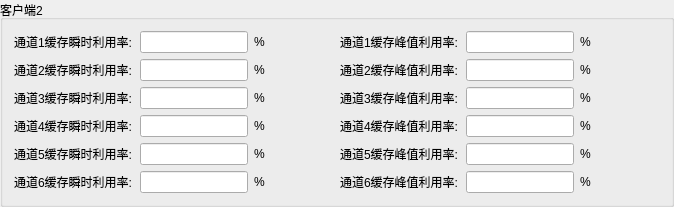
               <widget class="QGroupBox" name="groupBox_4">
                <property name="title">
                 <string>客户端2</string>
                </property>
                <layout class="QHBoxLayout" name="horizontalLayout_73">
                 <item>
                  <layout class="QVBoxLayout" name="verticalLayout_5">
                   <item>
                    <layout class="QHBoxLayout" name="horizontalLayout_74">
                     <item>
                      <layout class="QHBoxLayout" name="horizontalLayout_75">
                       <item>
                        <layout class="QHBoxLayout" name="horizontalLayout_76">
                         <item>
                          <widget class="QLabel" name="label_66">
                           <property name="minimumSize">
                            <size>
                             <width>120</width>
                             <height>0</height>
                            </size>
                           </property>
                           <property name="text">
                            <string>通道1缓存瞬时利用率:</string>
                           </property>
                          </widget>
                         </item>
                         <item>
                          <widget class="QLineEdit" name="lineEdit_Client2Comm1CacheUnitRate"/>
                         </item>
                         <item>
                          <widget class="QLabel" name="label_67">
                           <property name="minimumSize">
                            <size>
                             <width>40</width>
                             <height>0</height>
                            </size>
                           </property>
                           <property name="text">
                            <string>%</string>
                           </property>
                          </widget>
                         </item>
                        </layout>
                       </item>
                       <item>
                        <spacer name="horizontalSpacer_30">
                         <property name="orientation">
                          <enum>Qt::Horizontal</enum>
                         </property>
                         <property name="sizeHint" stdset="0">
                          <size>
                           <width>40</width>
                           <height>20</height>
                          </size>
                         </property>
                        </spacer>
                       </item>
                      </layout>
                     </item>
                     <item>
                      <layout class="QHBoxLayout" name="horizontalLayout_77">
                       <item>
                        <layout class="QHBoxLayout" name="horizontalLayout_78">
                         <item>
                          <widget class="QLabel" name="label_68">
                           <property name="minimumSize">
                            <size>
                             <width>120</width>
                             <height>0</height>
                            </size>
                           </property>
                           <property name="text">
                            <string>通道1缓存峰值利用率:</string>
                           </property>
                          </widget>
                         </item>
                         <item>
                          <widget class="QLineEdit" name="lineEdit_Client2Comm1CachePeakRate"/>
                         </item>
                         <item>
                          <widget class="QLabel" name="label_69">
                           <property name="minimumSize">
                            <size>
                             <width>40</width>
                             <height>0</height>
                            </size>
                           </property>
                           <property name="text">
                            <string>%</string>
                           </property>
                          </widget>
                         </item>
                        </layout>
                       </item>
                       <item>
                        <spacer name="horizontalSpacer_31">
                         <property name="orientation">
                          <enum>Qt::Horizontal</enum>
                         </property>
                         <property name="sizeHint" stdset="0">
                          <size>
                           <width>40</width>
                           <height>20</height>
                          </size>
                         </property>
                        </spacer>
                       </item>
                      </layout>
                     </item>
                    </layout>
                   </item>
                   <item>
                    <layout class="QHBoxLayout" name="horizontalLayout_79">
                     <item>
                      <layout class="QHBoxLayout" name="horizontalLayout_80">
                       <item>
                        <layout class="QHBoxLayout" name="horizontalLayout_81">
                         <item>
                          <widget class="QLabel" name="label_70">
                           <property name="minimumSize">
                            <size>
                             <width>120</width>
                             <height>0</height>
                            </size>
                           </property>
                           <property name="text">
                            <string>通道2缓存瞬时利用率:</string>
                           </property>
                          </widget>
                         </item>
                         <item>
                          <widget class="QLineEdit" name="lineEdit_Client2Comm2CacheUnitRate"/>
                         </item>
                         <item>
                          <widget class="QLabel" name="label_71">
                           <property name="minimumSize">
                            <size>
                             <width>40</width>
                             <height>0</height>
                            </size>
                           </property>
                           <property name="text">
                            <string>%</string>
                           </property>
                          </widget>
                         </item>
                        </layout>
                       </item>
                       <item>
                        <spacer name="horizontalSpacer_32">
                         <property name="orientation">
                          <enum>Qt::Horizontal</enum>
                         </property>
                         <property name="sizeHint" stdset="0">
                          <size>
                           <width>40</width>
                           <height>20</height>
                          </size>
                         </property>
                        </spacer>
                       </item>
                      </layout>
                     </item>
                     <item>
                      <layout class="QHBoxLayout" name="horizontalLayout_82">
                       <item>
                        <layout class="QHBoxLayout" name="horizontalLayout_83">
                         <item>
                          <widget class="QLabel" name="label_72">
                           <property name="minimumSize">
                            <size>
                             <width>120</width>
                             <height>0</height>
                            </size>
                           </property>
                           <property name="text">
                            <string>通道2缓存峰值利用率:</string>
                           </property>
                          </widget>
                         </item>
                         <item>
                          <widget class="QLineEdit" name="lineEdit_Client2Comm2CachePeakRate"/>
                         </item>
                         <item>
                          <widget class="QLabel" name="label_73">
                           <property name="minimumSize">
                            <size>
                             <width>40</width>
                             <height>0</height>
                            </size>
                           </property>
                           <property name="text">
                            <string>%</string>
                           </property>
                          </widget>
                         </item>
                        </layout>
                       </item>
                       <item>
                        <spacer name="horizontalSpacer_33">
                         <property name="orientation">
                          <enum>Qt::Horizontal</enum>
                         </property>
                         <property name="sizeHint" stdset="0">
                          <size>
                           <width>40</width>
                           <height>20</height>
                          </size>
                         </property>
                        </spacer>
                       </item>
                      </layout>
                     </item>
                    </layout>
                   </item>
                   <item>
                    <layout class="QHBoxLayout" name="horizontalLayout_84">
                     <item>
                      <layout class="QHBoxLayout" name="horizontalLayout_85">
                       <item>
                        <layout class="QHBoxLayout" name="horizontalLayout_86">
                         <item>
                          <widget class="QLabel" name="label_74">
                           <property name="minimumSize">
                            <size>
                             <width>120</width>
                             <height>0</height>
                            </size>
                           </property>
                           <property name="text">
                            <string>通道3缓存瞬时利用率:</string>
                           </property>
                          </widget>
                         </item>
                         <item>
                          <widget class="QLineEdit" name="lineEdit_Client2Comm3CacheUnitRate"/>
                         </item>
                         <item>
                          <widget class="QLabel" name="label_75">
                           <property name="minimumSize">
                            <size>
                             <width>40</width>
                             <height>0</height>
                            </size>
                           </property>
                           <property name="text">
                            <string>%</string>
                           </property>
                          </widget>
                         </item>
                        </layout>
                       </item>
                       <item>
                        <spacer name="horizontalSpacer_34">
                         <property name="orientation">
                          <enum>Qt::Horizontal</enum>
                         </property>
                         <property name="sizeHint" stdset="0">
                          <size>
                           <width>40</width>
                           <height>20</height>
                          </size>
                         </property>
                        </spacer>
                       </item>
                      </layout>
                     </item>
                     <item>
                      <layout class="QHBoxLayout" name="horizontalLayout_87">
                       <item>
                        <layout class="QHBoxLayout" name="horizontalLayout_88">
                         <item>
                          <widget class="QLabel" name="label_76">
                           <property name="minimumSize">
                            <size>
                             <width>120</width>
                             <height>0</height>
                            </size>
                           </property>
                           <property name="text">
                            <string>通道3缓存峰值利用率:</string>
                           </property>
                          </widget>
                         </item>
                         <item>
                          <widget class="QLineEdit" name="lineEdit_Client2Comm3CachePeakRate"/>
                         </item>
                         <item>
                          <widget class="QLabel" name="label_77">
                           <property name="minimumSize">
                            <size>
                             <width>40</width>
                             <height>0</height>
                            </size>
                           </property>
                           <property name="text">
                            <string>%</string>
                           </property>
                          </widget>
                         </item>
                        </layout>
                       </item>
                       <item>
                        <spacer name="horizontalSpacer_35">
                         <property name="orientation">
                          <enum>Qt::Horizontal</enum>
                         </property>
                         <property name="sizeHint" stdset="0">
                          <size>
                           <width>40</width>
                           <height>20</height>
                          </size>
                         </property>
                        </spacer>
                       </item>
                      </layout>
                     </item>
                    </layout>
                   </item>
                   <item>
                    <layout class="QHBoxLayout" name="horizontalLayout_89">
                     <item>
                      <layout class="QHBoxLayout" name="horizontalLayout_90">
                       <item>
                        <layout class="QHBoxLayout" name="horizontalLayout_91">
                         <item>
                          <widget class="QLabel" name="label_78">
                           <property name="minimumSize">
                            <size>
                             <width>120</width>
                             <height>0</height>
                            </size>
                           </property>
                           <property name="text">
                            <string>通道4缓存瞬时利用率:</string>
                           </property>
                          </widget>
                         </item>
                         <item>
                          <widget class="QLineEdit" name="lineEdit_Client2Comm4CacheUnitRate"/>
                         </item>
                         <item>
                          <widget class="QLabel" name="label_79">
                           <property name="minimumSize">
                            <size>
                             <width>40</width>
                             <height>0</height>
                            </size>
                           </property>
                           <property name="text">
                            <string>%</string>
                           </property>
                          </widget>
                         </item>
                        </layout>
                       </item>
                       <item>
                        <spacer name="horizontalSpacer_36">
                         <property name="orientation">
                          <enum>Qt::Horizontal</enum>
                         </property>
                         <property name="sizeHint" stdset="0">
                          <size>
                           <width>40</width>
                           <height>20</height>
                          </size>
                         </property>
                        </spacer>
                       </item>
                      </layout>
                     </item>
                     <item>
                      <layout class="QHBoxLayout" name="horizontalLayout_92">
                       <item>
                        <layout class="QHBoxLayout" name="horizontalLayout_93">
                         <item>
                          <widget class="QLabel" name="label_80">
                           <property name="minimumSize">
                            <size>
                             <width>120</width>
                             <height>0</height>
                            </size>
                           </property>
                           <property name="text">
                            <string>通道4缓存峰值利用率:</string>
                           </property>
                          </widget>
                         </item>
                         <item>
                          <widget class="QLineEdit" name="lineEdit_Client2Comm4CachePeakRate"/>
                         </item>
                         <item>
                          <widget class="QLabel" name="label_81">
                           <property name="minimumSize">
                            <size>
                             <width>40</width>
                             <height>0</height>
                            </size>
                           </property>
                           <property name="text">
                            <string>%</string>
                           </property>
                          </widget>
                         </item>
                        </layout>
                       </item>
                       <item>
                        <spacer name="horizontalSpacer_37">
                         <property name="orientation">
                          <enum>Qt::Horizontal</enum>
                         </property>
                         <property name="sizeHint" stdset="0">
                          <size>
                           <width>40</width>
                           <height>20</height>
                          </size>
                         </property>
                        </spacer>
                       </item>
                      </layout>
                     </item>
                    </layout>
                   </item>
                   <item>
                    <layout class="QHBoxLayout" name="horizontalLayout_94">
                     <item>
                      <layout class="QHBoxLayout" name="horizontalLayout_95">
                       <item>
                        <layout class="QHBoxLayout" name="horizontalLayout_96">
                         <item>
                          <widget class="QLabel" name="label_82">
                           <property name="minimumSize">
                            <size>
                             <width>120</width>
                             <height>0</height>
                            </size>
                           </property>
                           <property name="text">
                            <string>通道5缓存瞬时利用率:</string>
                           </property>
                          </widget>
                         </item>
                         <item>
                          <widget class="QLineEdit" name="lineEdit_Client2Comm5CacheUnitRate"/>
                         </item>
                         <item>
                          <widget class="QLabel" name="label_83">
                           <property name="minimumSize">
                            <size>
                             <width>40</width>
                             <height>0</height>
                            </size>
                           </property>
                           <property name="text">
                            <string>%</string>
                           </property>
                          </widget>
                         </item>
                        </layout>
                       </item>
                       <item>
                        <spacer name="horizontalSpacer_38">
                         <property name="orientation">
                          <enum>Qt::Horizontal</enum>
                         </property>
                         <property name="sizeHint" stdset="0">
                          <size>
                           <width>40</width>
                           <height>20</height>
                          </size>
                         </property>
                        </spacer>
                       </item>
                      </layout>
                     </item>
                     <item>
                      <layout class="QHBoxLayout" name="horizontalLayout_97">
                       <item>
                        <layout class="QHBoxLayout" name="horizontalLayout_98">
                         <item>
                          <widget class="QLabel" name="label_84">
                           <property name="minimumSize">
                            <size>
                             <width>120</width>
                             <height>0</height>
                            </size>
                           </property>
                           <property name="text">
                            <string>通道5缓存峰值利用率:</string>
                           </property>
                          </widget>
                         </item>
                         <item>
                          <widget class="QLineEdit" name="lineEdit_Client2Comm5CachePeakRate"/>
                         </item>
                         <item>
                          <widget class="QLabel" name="label_85">
                           <property name="minimumSize">
                            <size>
                             <width>40</width>
                             <height>0</height>
                            </size>
                           </property>
                           <property name="text">
                            <string>%</string>
                           </property>
                          </widget>
                         </item>
                        </layout>
                       </item>
                       <item>
                        <spacer name="horizontalSpacer_39">
                         <property name="orientation">
                          <enum>Qt::Horizontal</enum>
                         </property>
                         <property name="sizeHint" stdset="0">
                          <size>
                           <width>40</width>
                           <height>20</height>
                          </size>
                         </property>
                        </spacer>
                       </item>
                      </layout>
                     </item>
                    </layout>
                   </item>
                   <item>
                    <layout class="QHBoxLayout" name="horizontalLayout_99">
                     <item>
                      <layout class="QHBoxLayout" name="horizontalLayout_100">
                       <item>
                        <layout class="QHBoxLayout" name="horizontalLayout_101">
                         <item>
                          <widget class="QLabel" name="label_86">
                           <property name="minimumSize">
                            <size>
                             <width>120</width>
                             <height>0</height>
                            </size>
                           </property>
                           <property name="text">
                            <string>通道6缓存瞬时利用率:</string>
                           </property>
                          </widget>
                         </item>
                         <item>
                          <widget class="QLineEdit" name="lineEdit_Client2Comm6CacheUnitRate"/>
                         </item>
                         <item>
                          <widget class="QLabel" name="label_87">
                           <property name="minimumSize">
                            <size>
                             <width>40</width>
                             <height>0</height>
                            </size>
                           </property>
                           <property name="text">
                            <string>%</string>
                           </property>
                          </widget>
                         </item>
                        </layout>
                       </item>
                       <item>
                        <spacer name="horizontalSpacer_40">
                         <property name="orientation">
                          <enum>Qt::Horizontal</enum>
                         </property>
                         <property name="sizeHint" stdset="0">
                          <size>
                           <width>40</width>
                           <height>20</height>
                          </size>
                         </property>
                        </spacer>
                       </item>
                      </layout>
                     </item>
                     <item>
                      <layout class="QHBoxLayout" name="horizontalLayout_102">
                       <item>
                        <layout class="QHBoxLayout" name="horizontalLayout_103">
                         <item>
                          <widget class="QLabel" name="label_88">
                           <property name="minimumSize">
                            <size>
                             <width>120</width>
                             <height>0</height>
                            </size>
                           </property>
                           <property name="text">
                            <string>通道6缓存峰值利用率:</string>
                           </property>
                          </widget>
                         </item>
                         <item>
                          <widget class="QLineEdit" name="lineEdit_Client2Comm6CachePeakRate"/>
                         </item>
                         <item>
                          <widget class="QLabel" name="label_89">
                           <property name="minimumSize">
                            <size>
                             <width>40</width>
                             <height>0</height>
                            </size>
                           </property>
                           <property name="text">
                            <string>%</string>
                           </property>
                          </widget>
                         </item>
                        </layout>
                       </item>
                       <item>
                        <spacer name="horizontalSpacer_41">
                         <property name="orientation">
                          <enum>Qt::Horizontal</enum>
                         </property>
                         <property name="sizeHint" stdset="0">
                          <size>
                           <width>40</width>
                           <height>20</height>
                          </size>
                         </property>
                        </spacer>
                       </item>
                      </layout>
                     </item>
                    </layout>
                   </item>
                  </layout>
                 </item>
                </layout>
               </widget>
